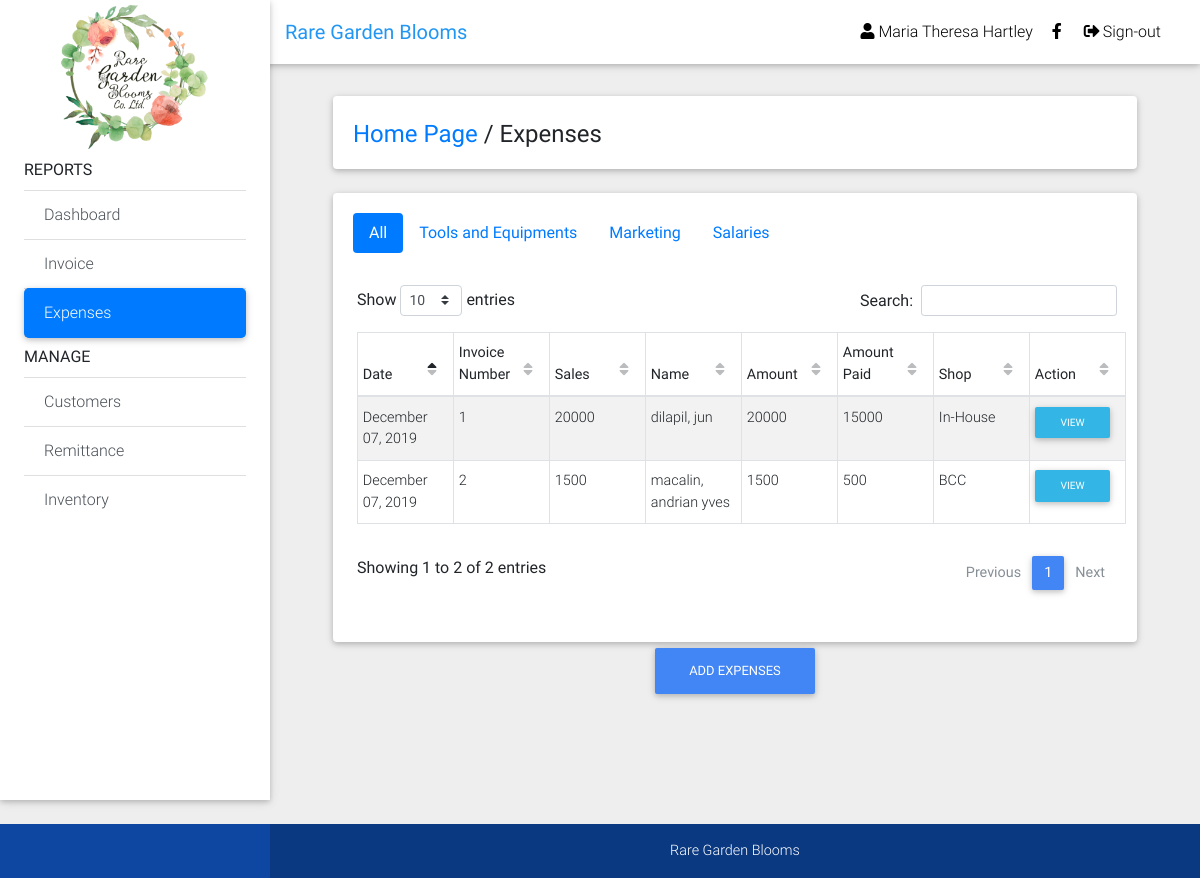
The app's page /expenses1.php (signed in) with its own data.
### tables this page shows
CREATE TABLE IF NOT EXISTS `invoice` (
  `id` bigint(255) NOT NULL AUTO_INCREMENT,
  `customerID` bigint(255) NOT NULL,
  `remittanceID` bigint(255) DEFAULT NULL,
  `shop` enum('Online','BCC','In-House') DEFAULT NULL,
  `date` varchar(255) NOT NULL,
  `sales` int(255) NOT NULL,
  `totalAmount` int(255) DEFAULT NULL,
  `amountPaid` int(255) NOT NULL,
  `amountDue` int(255) DEFAULT NULL,
  `note` varchar(255) DEFAULT NULL,
  `modeofpayment` enum('Cash','Bank','Money Transfer','Debt') NOT NULL,
  `commission` bigint(255) DEFAULT NULL,
  `commissioner` enum('Maui','Mary Ann','None') DEFAULT NULL,
  `remittanceDate` varchar(255) DEFAULT NULL,
  `remittanceCode` varchar(255) DEFAULT NULL,
  `remittanceAmount` int(255) DEFAULT NULL,
  `remittanceCourier` varchar(255) DEFAULT NULL,
  `shippingDate` varchar(255) DEFAULT NULL,
  `trackingNumber` varchar(255) DEFAULT NULL,
  `shippingPrice` int(255) DEFAULT NULL,
  `shippingCourier` varchar(255) DEFAULT NULL,
  `timestamp` timestamp(6) NOT NULL,
  `adminID` int(255) DEFAULT NULL,
  PRIMARY KEY (`id`)
);

CREATE TABLE IF NOT EXISTS `customers` (
  `id` bigint(255) NOT NULL AUTO_INCREMENT,
  `firstname` varchar(255) NOT NULL,
  `lastname` varchar(255) NOT NULL,
  `address` varchar(255) DEFAULT NULL,
  `contactNumber` varchar(255) DEFAULT NULL,
  PRIMARY KEY (`id`)
);

### includes/session.php (called while the page is built, shortened)
<?php
	include 'includes/conn.php';;
	if(isset($_SESSION['admin'])){
		$query = $conn -> prepare("SELECT * FROM admin WHERE id = ? ");
		$query -> bind_param("s", $variable);
		$query -> execute();
		$result = $query->get_result();
		$user = mysqli_fetch_assoc($result);
	}
	else{
		header('location: index.php');
		exit();
	}
?>

### expenses1.php (the view, shortened to what this page needs)
<?php include 'includes/session.php'; ?>
<?php include 'includes/header.php'; ?>
<body class="grey lighten-3">
  <?php
  $current = "expenses";
  include 'includes/navbar.php'; ?>
  <main class="pt-5 mx-lg-5">
    <div class="container-fluid mt-5">
      <div class="card mb-4 wow fadeIn">
        <div class="card-body d-sm-flex justify-content-between">
          <h4 class="mb-2 mb-sm-0 pt-1">
            <a href="home.php">Home Page</a>
            <span>/</span>
            <span>Expenses</span>
          </h4>
        </div>
      </div>
      <div class="row">
        <div class="col-md-12">
          <div class="card">
            <div class="card-body">
              <ul class="nav nav-pills mb-3" id="pills-tab" role="tablist">
                <li class="nav-item">
                  <a class="nav-link active" id="pills-home-tab" data-toggle="pill" href="#pills-home" role="tab"
                    aria-controls="pills-home" aria-selected="true">All</a>
                </li>
                <li class="nav-item">
                  <a class="nav-link" id="pills-profile-tab" data-toggle="pill" href="#pills-profile" role="tab"
                    aria-controls="pills-profile" aria-selected="false">Tools and Equipments</a>
                </li>
                <li class="nav-item">
                  <a class="nav-link" id="pills-contact-tab" data-toggle="pill" href="#pills-contact" role="tab"
                    aria-controls="pills-contact" aria-selected="false">Marketing</a>
                </li>
                <li class="nav-item">
                  <a class="nav-link" id="pills-online-tab" data-toggle="pill" href="#pills-online" role="tab"
                    aria-controls="pills-contact" aria-selected="false">Salaries</a>
                </li>
              </ul>
              <div class="tab-content pt-2 pl-1" id="pills-tabContent">
                <div class="tab-pane fade show active" id="pills-home" role="tabpanel" aria-labelledby="pills-home-tab">
                  <table class="table display table-striped table-bordered table-sm table-responsive-md" cellspacing="0" width="100%">
                    <thead>
                      <tr>
                        <th class="th-sm">Date
                        </th>
                        <th class="th-sm">Invoice Number
                        </th>
                        <th class="th-sm">Sales
                        </th>
                        <th class="th-sm">Name
                        </th>
                        <th class="th-sm">Amount
                        </th>
                        <th class="th-sm">Amount Paid
                        </th>
                        <th class="th-sm">Shop
                        </th>
                        <th class="th-sm">Action
                        </th>
                      </tr>
                    </thead>
                    <tbody>
                      <?php
                      $result3 = mysqli_query($conn, "SELECT * FROM customers join invoice on customers.id = invoice.customerID");
                      while ($row = mysqli_fetch_array($result3)) {
                                if ($row['shop'] == 'Online'){
                                  $link = 'onlineView';
                                } else {
                                  $link = 'invoiceView';
                                }
                            ?>
                      <tr>
                        <td><?php echo date("F d, Y", strtotime($row['date']));?></td>
                        <td><?php echo $row['id'];?></td>
                        <td><?php echo $row['sales'];?></td>
                        <td><?php echo $row['lastname'];?><?php echo ", ";echo $row['firstname'];?></td>
                        <td><?php echo $row['totalAmount'];?></td>
                        <td><?php echo $row['amountPaid'];?></td>
                        <td><?php echo $row['shop'];?></td>
                        <td><a href="<?php echo $link;?>.php?id=<?php echo $row['id'];?>" class="btn btn-info btn-sm m-0">VIEW</a></td>
                      </tr>
                      <?php } ?>
                    </tbody>
                  </table>
                </div>
</div>
</div>
</div>
              </div>
      </div>
<div class="text-center">
  <a href="" class="btn btn-primary btn-rounded mb-4" data-toggle="modal" data-target="#modalLoginForm">Add Expenses</a>
  </div>
</div>
  </main>
<?php include 'includes/footer.php'; ?>
</body>
</html>

### includes/navbar.php (shortened to what this page needs)
<header>
   <nav class="navbar fixed-top navbar-expand-lg navbar-light white scrolling-navbar">
     <div class="container-fluid">
       <a class="navbar-brand waves-effect" href="home.php">
         <strong class="blue-text">Rare Garden Blooms</strong>
       </a>
       <div class="collapse navbar-collapse" id="navbarSupportedContent">
         <ul class="navbar-nav nav-flex-icons">
           <li class="nav-item">
           <a class="nav-link waves-effect waves-light"><i class="fa fa-user" aria-hidden="true"></i> <span class="clearfix d-none d-sm-inline-block"><?php echo $user['firstname']. ' '.$user['lastname']; ?></span></a>
         </li>
           <li class="nav-item">
             <a href="https://www.facebook.com/raregardenblooms" class="nav-link waves-effect" target="_blank">
               <i class="fab fa-facebook-f"></i>
             </a>
           </li>
           <li class="nav-item">
             <a href="logout.php" class="nav-link waves-effect">
               <i class="fas fa-sign-out-alt"></i>Sign-out
             </a>
           </li>
         </ul>
       </div>
     </div>
   </nav>
   <div class="sidebar-fixed position-fixed">
      <div class="text-center">
         <a href="https://raregardenblooms.com" target="_blank">
           <img src="logo.jpg" style="height:150px;width:150px;" alt="">
         </a>
       </div>
     <div class="list-group list-group-flush">
         <strong class="mt-2 mb-2">REPORTS</strong>
         <a href="home.php" class="list-group-item list-group-item-action waves-effect <?php if($current == 'home') {echo 'active';} ?>">
           Dashboard</a>
         <a href="invoice.php" class="list-group-item list-group-item-action waves-effect <?php if($current == 'invoice') {echo 'active';} ?>">
          Invoice</a>
         <a href="expenses.php" class="list-group-item list-group-item-action waves-effect <?php if($current == 'expenses') {echo 'active';} ?>">
           Expenses</a>
         <strong class="mt-2 mb-2">MANAGE</strong>
         <a href="customers.php" class="list-group-item list-group-item-action waves-effect <?php if($current == 'customers') {echo 'active';} ?>">
           Customers</a>
         <a href="remittance.php" class="list-group-item list-group-item-action waves-effect <?php if($current == 'remittance') {echo 'active';} ?>">
           Remittance</a>
         <a href="inventory.php" class="list-group-item list-group-item-action waves-effect <?php if($current == 'inventory') {echo 'active';} ?>">
           Inventory</a>
       </div>
     </div>
 </header>

### includes/header.php (style rules this page uses)
* { margin: 0; padding: 0; }
html, body { height: 100%; width: 100%; }
main { min-height: 100%; }
header { width: 100%; }

### records on screen
invoice: date "December 07, 2019", id "1", sales "20000", customerID.lastname "dilapil", customerID.firstname "jun", totalAmount "20000", amountPaid "15000", shop "In-House"
invoice: date "December 07, 2019", id "2", sales "1500", customerID.lastname "macalin", customerID.firstname "andrian yves", totalAmount "1500", amountPaid "500", shop "BCC"

### other values on screen
$user['firstname'] "Maria Theresa"
$user['lastname'] "Hartley"
